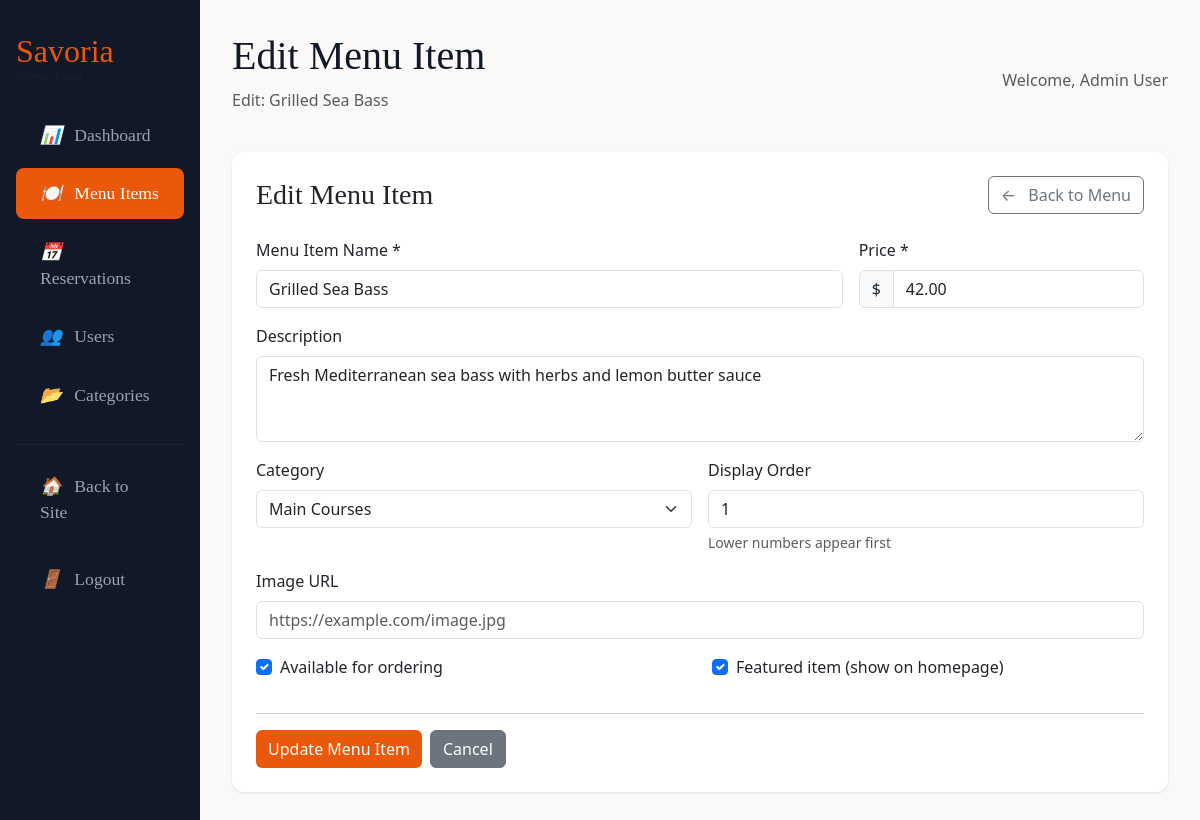
Page /admin/menu-edit.php?id=1 (signed in) on the committed database.
### tables this page shows
CREATE TABLE menu_items (
    id INT AUTO_INCREMENT PRIMARY KEY,
    category_id INT,
    name VARCHAR(150) NOT NULL,
    description TEXT,
    price DECIMAL(10, 2) NOT NULL,
    image_url VARCHAR(255),
    is_available BOOLEAN DEFAULT TRUE,
    is_featured BOOLEAN DEFAULT FALSE,
    display_order INT DEFAULT 0,
    created_at TIMESTAMP DEFAULT CURRENT_TIMESTAMP,
    updated_at TIMESTAMP DEFAULT CURRENT_TIMESTAMP ON UPDATE CURRENT_TIMESTAMP,
    FOREIGN KEY (category_id) REFERENCES categories(id) ON DELETE SET NULL,
    INDEX idx_category (category_id),
    INDEX idx_available (is_available),
    INDEX idx_featured (is_featured),
    INDEX idx_display_order (display_order)
);

CREATE TABLE users (
    id INT AUTO_INCREMENT PRIMARY KEY,
    name VARCHAR(100) NOT NULL,
    email VARCHAR(150) UNIQUE NOT NULL,
    password_hash VARCHAR(255) NOT NULL,
    role ENUM('admin', 'user') DEFAULT 'user',
    phone VARCHAR(20),
    last_login TIMESTAMP NULL,
    created_at TIMESTAMP DEFAULT CURRENT_TIMESTAMP,
    updated_at TIMESTAMP DEFAULT CURRENT_TIMESTAMP ON UPDATE CURRENT_TIMESTAMP,
    INDEX idx_email (email),
    INDEX idx_role (role)
);

CREATE TABLE categories (
    id INT AUTO_INCREMENT PRIMARY KEY,
    name VARCHAR(100) NOT NULL,
    description TEXT,
    display_order INT DEFAULT 0,
    is_active BOOLEAN DEFAULT TRUE,
    created_at TIMESTAMP DEFAULT CURRENT_TIMESTAMP,
    updated_at TIMESTAMP DEFAULT CURRENT_TIMESTAMP ON UPDATE CURRENT_TIMESTAMP,
    INDEX idx_active_order (is_active, display_order)
);

### includes/db.php (called while the page is built, shortened)
<?php
class Database {
    private static $instance = null;
    private $connection;
    private function __construct() {
        try {
            $this->connection = new mysqli(DB_HOST, DB_USER, DB_PASS, DB_NAME);
            $this->connection->set_charset("utf8mb4");
        } catch (Exception $e) {
            if (DEBUG_MODE) {
                die("Database connection error: " . $e->getMessage());
            } else {
                die("Database connection error. Please try again later.");
            }
        }
    }
    public static function getInstance() {
        if (self::$instance === null) {
            self::$instance = new Database();
        }
        return self::$instance;
    }
    public function query($sql, $params = [], $types = '') {
        $stmt = $this->connection->prepare($sql);
        if (!empty($params)) {
            $stmt->bind_param($types, ...$params);
        }
        if (!$stmt->execute()) {
            if (DEBUG_MODE) {
                throw new Exception("Execute failed: " . $stmt->error);
            } else {
                throw new Exception("Database operation failed");
            }
        }
        return $stmt;
    }
    public function fetchOne($sql, $params = [], $types = '') {
        $stmt = $this->query($sql, $params, $types);
        $result = $stmt->get_result();
        return $result->fetch_assoc();
    }
    public function fetchAll($sql, $params = [], $types = '') {
        $stmt = $this->query($sql, $params, $types);
        $result = $stmt->get_result();
        return $result->fetch_all(MYSQLI_ASSOC);
    }
}
function db() {
    return Database::getInstance();
}
function db_fetch_one($sql, $params = [], $types = '') {
    return db()->fetchOne($sql, $params, $types);
}
function db_fetch_all($sql, $params = [], $types = '') {
    return db()->fetchAll($sql, $params, $types);
}
?>

### includes/auth.php (called while the page is built, shortened)
<?php
require_once __DIR__ . '/db.php';
function is_logged_in() {
    return isset($_SESSION['user_id']) && !empty($_SESSION['user_id']);
}
function current_user() {
    static $user = null;
    if ($user === null) {
        $user = db_fetch_one(
            "SELECT id, name, email, role, created_at FROM users WHERE id = ?",
            [$_SESSION['user_id']],
            'i'
        );
    }
    return $user;
}
function require_role($required_role) {
    $user = current_user();
}
?>

### admin/menu-edit.php (the view, shortened to what this page needs)
<?php
    require_once __DIR__ . '/../includes/auth.php';
    require_role('admin');
    $page_title   = 'Edit Menu Item';
    $current_page = 'menu';
    $menu_item_id = (int) ($_GET['id'] ?? 0);
    $menu_item = db_fetch_one("SELECT * FROM menu_items WHERE id = ?", [$menu_item_id], 'i');
    $page_subtitle = 'Edit: ' . $menu_item['name'];
    $errors    = [];
    $form_data = $menu_item;
    $categories = db_fetch_all("SELECT * FROM categories WHERE is_active = 1 ORDER BY display_order ASC");
    include 'shared/header.php';
?>
<div class="admin-card">
    <div class="d-flex justify-content-between align-items-center mb-4">
        <h3 class="mb-0" style="font-family: 'Cormorant Garamond', serif;">Edit Menu Item</h3>
        <a href="menu-list.php" class="btn btn-outline-secondary">
            <i class="me-2">←</i> Back to Menu
        </a>
    </div>
    <form method="POST" class="row g-3">
        <div class="col-md-8">
            <label for="name" class="form-label">Menu Item Name *</label>
            <input type="text" class="form-control                                                   <?php echo ! empty($errors['name']) ? 'is-invalid' : '' ?>"
                   id="name" name="name" value="<?php echo htmlspecialchars($form_data['name'] ?? '') ?>" required>
        </div>
        <div class="col-md-4">
            <label for="price" class="form-label">Price *</label>
            <div class="input-group">
                <span class="input-group-text">$</span>
                <input type="number" step="0.01" min="0" max="999.99"
                       class="form-control                                           <?php echo ! empty($errors['price']) ? 'is-invalid' : '' ?>"
                       id="price" name="price" value="<?php echo htmlspecialchars($form_data['price'] ?? '') ?>" required>
            </div>
        </div>
        <div class="col-12">
            <label for="description" class="form-label">Description</label>
            <textarea class="form-control" id="description" name="description" rows="3"
                      placeholder="Describe this delicious menu item..."><?php echo htmlspecialchars($form_data['description'] ?? '') ?></textarea>
        </div>
        <div class="col-md-6">
            <label for="category_id" class="form-label">Category</label>
            <select class="form-select                                       <?php echo ! empty($errors['category_id']) ? 'is-invalid' : '' ?>"
                    id="category_id" name="category_id">
                <?php foreach ($categories as $category): ?>
                    <option value="<?php echo $category['id'] ?>"
                            <?php echo($form_data['category_id'] ?? 0) == $category['id'] ? 'selected' : '' ?>>
                        <?php echo htmlspecialchars($category['name'] ?? '') ?>
                    </option>
                <?php endforeach; ?>
            </select>
        </div>
        <div class="col-md-6">
            <label for="display_order" class="form-label">Display Order</label>
            <input type="number" class="form-control" id="display_order" name="display_order"
                   value="<?php echo htmlspecialchars($form_data['display_order'] ?? '') ?>" min="0">
            <div class="form-text">Lower numbers appear first</div>
        </div>
        <div class="col-12">
            <label for="image_url" class="form-label">Image URL</label>
            <input type="url" class="form-control                                                  <?php echo ! empty($errors['image_url']) ? 'is-invalid' : '' ?>"
                   id="image_url" name="image_url" value="<?php echo htmlspecialchars($form_data['image_url'] ?? '') ?>"
                   placeholder="https://example.com/image.jpg">
        </div>
        <div class="col-12">
            <div class="row">
                <div class="col-md-6">
                    <div class="form-check">
                        <input class="form-check-input" type="checkbox" id="is_available" name="is_available"
                               <?php echo ! empty($form_data['is_available']) ? 'checked' : '' ?>>
                        <label class="form-check-label" for="is_available">
                            Available for ordering
                        </label>
                    </div>
                </div>
                <div class="col-md-6">
                    <div class="form-check">
                        <input class="form-check-input" type="checkbox" id="is_featured" name="is_featured"
                               <?php echo ! empty($form_data['is_featured']) ? 'checked' : '' ?>>
                        <label class="form-check-label" for="is_featured">
                            Featured item (show on homepage)
                        </label>
                    </div>
                </div>
            </div>
        </div>
        <div class="col-12">
            <hr>
            <div class="d-flex gap-2">
                <button type="submit" class="btn btn-primary">Update Menu Item</button>
                <a href="menu-list.php" class="btn btn-secondary">Cancel</a>
            </div>
        </div>
    </form>
</div>
<?php include 'shared/footer.php'; ?>

### admin/shared/header.php (shortened to what this page needs)
<?php
    $user = current_user();
?>
<!DOCTYPE html>
<html lang="en">
<head>
    <link href="https://cdn.jsdelivr.net/npm/bootstrap@5.3.3/dist/css/bootstrap.min.css" rel="stylesheet">
    <link rel="stylesheet" href="../css/main.css">
</head>
<body>
    <div class="container-fluid p-0">
        <div class="row g-0">
            <div class="col-md-3 col-lg-2 admin-sidebar">
                <div class="px-3">
                    <h2 class="text-white mb-4" style="font-family: 'Cormorant Garamond', serif;">
                        <a href="../index.php" style="color: #ea580c; text-decoration: none;">Savoria</a>
                        <small class="d-block text-muted" style="font-size: 0.8rem;">Admin Panel</small>
                    </h2>
                    <nav class="nav flex-column">
                        <a href="index.php" class="admin-nav-link                                                                  <?php echo($current_page ?? '') === 'dashboard' ? 'active' : '' ?>">
                            <i class="me-2">📊</i> Dashboard
                        </a>
                        <a href="menu-list.php" class="admin-nav-link                                                                      <?php echo($current_page ?? '') === 'menu' ? 'active' : '' ?>">
                            <i class="me-2">🍽️</i> Menu Items
                        </a>
                        <a href="reservation-list.php" class="admin-nav-link                                                                             <?php echo($current_page ?? '') === 'reservations' ? 'active' : '' ?>">
                            <i class="me-2">📅</i> Reservations
                        </a>
                        <a href="user-list.php" class="admin-nav-link                                                                      <?php echo($current_page ?? '') === 'users' ? 'active' : '' ?>">
                            <i class="me-2">👥</i> Users
                        </a>
                        <a href="category-list.php" class="admin-nav-link                                                                          <?php echo($current_page ?? '') === 'categories' ? 'active' : '' ?>">
                            <i class="me-2">📂</i> Categories
                        </a>
                        <hr class="my-3" style="border-color: #374151;">
                        <a href="../index.php" class="admin-nav-link">
                            <i class="me-2">🏠</i> Back to Site
                        </a>
                        <form method="POST" action="../auth/logout.php" class="mt-2">
                            <button type="submit" class="admin-nav-link border-0 bg-transparent w-100 text-start">
                                <i class="me-2">🚪</i> Logout
                            </button>
                        </form>
                    </nav>
                </div>
            </div>
            <div class="col-md-9 col-lg-10 admin-content">
                <div class="d-flex justify-content-between align-items-center mb-4">
                    <div>
                        <h1 style="font-family: 'Cormorant Garamond', serif; color: #111827;">
                            <?php echo $page_title ?? 'Admin Panel' ?>
                        </h1>
                        <?php if (isset($page_subtitle)): ?>
                            <p class="text-muted"><?php echo $page_subtitle ?></p>
                        <?php endif; ?>
                    </div>
                    <div class="text-muted">
                        Welcome,                                 <?php echo htmlspecialchars($user['name']) ?>
                    </div>
                </div>

### css/main.css (style rules this page uses)
.btn-primary { background-color: #ea580c; border: 1px #ea580c; }

### admin/shared/header.php (style rules this page uses)
.admin-sidebar { background-color: #111827; min-height: 100vh; padding-top: 2rem; }
.admin-content { background-color: #faf9f7; min-height: 100vh; padding: 2rem; }
.admin-nav-link { color: #9ca3af; text-decoration: none; padding: 0.75rem 1.5rem; display: block; border-radius: 8px; margin-bottom: 0.5rem; transition: all 0.2s; font-family: "Cormorant Garamond", serif; font-size: 1.1rem; }
.admin-nav-link:hover, .admin-nav-link.active { background-color: #ea580c; color: white; }
.admin-card { background: white; border-radius: 12px; padding: 1.5rem; box-shadow: 0 1px 3px rgba(0, 0, 0, 0.1); }
.btn-primary { background-color: #ea580c; border-color: #ea580c; }

### rows in the picture
menu_items: name "Edit: Grilled Sea Bass", name "Grilled Sea Bass", price "42.00", description "Fresh Mediterranean sea bass with herbs and lemon butter sauce", category_id "Main Courses", display_order "1", is_available "☑", is_featured "☑"
users: name "Admin User"

### other values in the picture
$page_title "Edit Menu Item"
